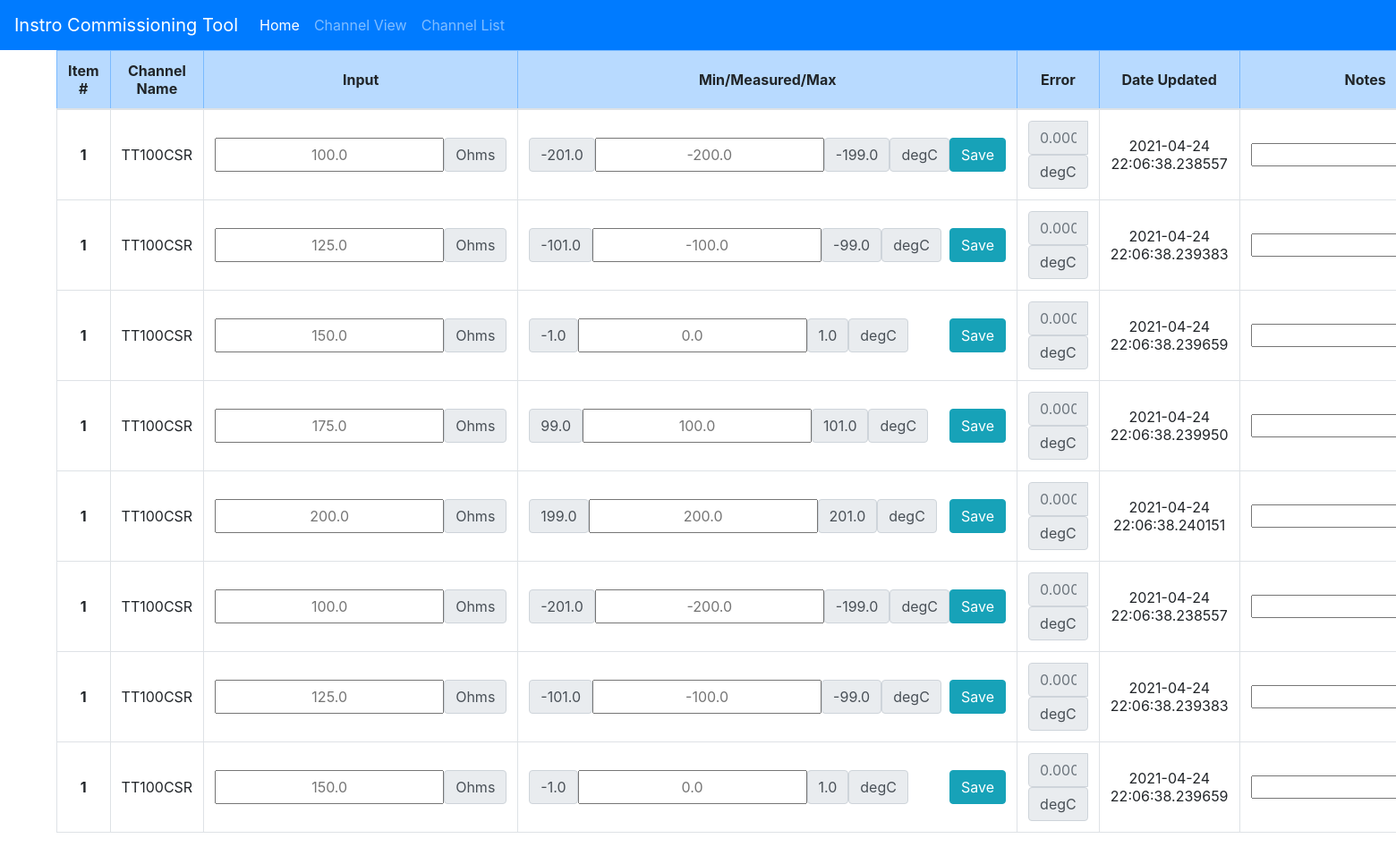
Page /channel_list on the committed database.
### app/models.py (models this page shows, shortened)
class Channel(db.Model):
	id = db.Column(db.Integer, primary_key=True)
	name = db.Column(db.String(32))
	meas_type = db.Column(db.Integer) # 0 = RTD, 1 = Pressure, 2 = Frequency, etc...
	meas_range_min = db.Column(db.Float(16))
	meas_range_max = db.Column(db.Float(16))
	meas_eu = db.Column(db.Integer) # 0 = degC, 1 = Hz, 2 = lbf, etc...
	full_scale = db.Column(db.Float(16))
	tolerance = db.Column(db.Float(8))
	tolerance_type = db.Column(db.Integer) # 0 = Units, 1 = %FS, 2 = %RDG, 3 = Custom, etc...
	input_range_min = db.Column(db.Float(16))
	input_range_max = db.Column(db.Float(16))
	input_eu = db.Column(db.Integer) # 0 = degC, 1 = Hz, 2 = lbf, etc...
	test_points = db.relationship('TestPoint', backref='channel', lazy='dynamic')
	def all_test_points(self):
		return TestPoint.query.filter_by(channel_id=self.id).all()

### app/main/routes.py (the view)
@bp.route('/channel_list', methods=['GET', 'POST'])
def channel_list():
    channel_list = Channel.query.all()
    channel_group_form = ChannelGroupForm()
    testpoint_item_list = []
    channel_item_list = []
    for channel in channel_list:
        testpoint_list = channel.all_test_points()
        channel_form = ChannelForm()
        channel_item = ChannelItem()
        for testpoint in testpoint_list:
            testpoint_form = TestPointForm()
            testpoint_form.meas_val = testpoint.meas_val
            testpoint_form.input_val = testpoint.input_val
            testpoint_form.notes = testpoint.notes
            channel_form.testpoints.append_entry(testpoint_form)
            testpoint_item = TestPointItem(
                id=channel.id,
                name=channel.name,
                input_val=testpoint.input_val,
                input_val_nom=testpoint.input_val_nom,
                testpoint_form=testpoint_form,
                input_eu=channel.input_eu,
                low_limit=testpoint.low_limit(),
                meas_val_nom=testpoint.meas_val_nom,
                meas_val=testpoint.meas_val,
                high_limit=testpoint.high_limit(),
                meas_eu=channel.meas_eu,
                date=testpoint.date
            )
            channel_item.add_testpoint(testpoint_item)
        channel_item.add_channel_form(channel_form)
        channel_item_list.append(channel_item)
        channel_group_form.channels.append_entry(channel_form)
    return render_template('channel_list.html', title='Channel List', channel_group_form=channel_group_form, units_dict=ENG_UNITS,
                            channel_item_list=channel_item_list)

### app/main/forms.py
class ChannelGroupForm(FlaskForm):
    channels = FieldList(FormField(ChannelForm))

class ChannelForm(FlaskForm):
    testpoints = FieldList(FormField(TestPointForm))

### app/main/routes.py (called while the page is built)
    def add_channel_form(self, channel_form):
        self.channel_form = channel_form

    def add_testpoint(self, testpoint_item):
        self.testpoint_items.append(testpoint_item)

### app/models.py (called while the page is built)
	def get_channel(self):
		return Channel.query.filter_by(id=self.channel_id).first()

	def calc_tolerance(self):
		ch = self.get_channel()
		tolerance = ch.tolerance
		adj_tolerance = tolerance / 100
		tol_type = ch.tolerance_type
		if tol_type == 1:
			return tolerance
		elif tol_type == 2:
			return ch.full_scale * adj_tolerance
		elif tol_type == 3:
			return self.meas_val_nom * adj_tolerance

	def low_limit(self):
		return self.meas_val_nom - self.calc_tolerance()

	def high_limit(self):
		return self.meas_val_nom + self.calc_tolerance()

### app/templates/channel_list.html (shortened to what this page needs)
{% extends "base.html" %}
{% import 'bootstrap/form.html' as wtf %}
{% block app_content %}
    <div class="container-fluid">
        <form action="" method="POST" name="channel_group_form">
            <table class="table table-hover table-bordered align-middle">
                <thead>
                    <tr class="table-primary text-center align-middle">
                        <th class="align-middle" style="width: 5%">Item #</th>
                        <th class="align-middle" style="width: 10%">Channel Name</th>
                        <th class="align-middle" style="width: 5%">Input</th>
                        <th class="align-middle" style="width: 22.5%">Min/Measured/Max</th>
                        <th class="align-middle" style="width: 15%">Error</th>
                        <th class="align-middle" style="width: 10%">Date Updated</th>
                        <th class="align-middle" style="width: 15%">Notes</th>
                    </tr>
                </thead>
                <tbody>
                    {% for channel_item in channel_item_list %}
                        {% for testpoint_item, channel_form in zip(channel_item.testpoint_items, channel_item.channel_form.testpoints) %}
                            {% include '_testpoint.html' %}
                        {% endfor %}
                    {% endfor %}
                </tbody>
            </table>
        </form>
    </div>
{% endblock %}

### app/templates/base.html (shortened to what this page needs)
{% block head %}
    {% block styles %}
        {{ bootstrap.load_css() }}
    {% endblock %}
{% endblock %}
{% block navbar %}
    <nav class="navbar navbar-expand-lg navbar-dark bg-primary">
        <a class="navbar-brand" href="{{ url_for('main.index') }}">Instro Commissioning Tool</a>
        <div class="collapse navbar-collapse" id="navbarColor01">
            <ul class="navbar-nav mr-auto">
                <li class="nav-item active">
                    <a class="nav-link" href="{{ url_for('main.index') }}">Home
                    </a>
                </li>
                <li class="nav-item">
                    <a class="nav-link" href="{{ url_for('main.channel_view') }}">Channel View</a>
                </li>
                <li class="nav-item">
                    <a class="nav-link" href="{{ url_for('main.channel_list') }}">Channel List</a>
                </li>
            </ul>
        </div>
    </nav>
{% endblock %}
{% block content %}
    <div class="container-xxl" style="margin-left: 48px;margin-right: 48px;">
        {% block app_content %}{% endblock %}
    </div>
{% endblock %}

### app/templates/_testpoint.html (shortened to what this page needs)
<tr class="text-center">
    <th scope="row" class="align-middle">{{ testpoint_item.id }}</th>
    <td class="align-middle">{{ testpoint_item.name }}</td>
    <td class="align-middle">
        <div class="row">
            <div class="col-md-12">
                <div class="input-group">
                    {{ channel_form.input_val(placeholder=testpoint_item.input_val_nom) }}
                    <span class="input-group-text">{{ units_dict[testpoint_item.input_eu] }}</span>
                </div>
            </div>
        </div>
    </td>
    <td class="align-middle">
        <div class="row">
            <div class="col-md-12">
                <div class="input-group">
                    <div class="input-group">
                        <span class="input-group-text">{{ testpoint_item.low_limit }}</span>
                        {{ channel_form.meas_val(placeholder=testpoint_item.meas_val_nom) }}
                        <span class="input-group-text">{{ testpoint_item.high_limit }}</span>
                        <span class="input-group-text">{{ units_dict[testpoint_item.meas_eu] }}</span>
                    </div>
                    <button type="button" class="btn btn-info" formaction="{{ url_for('main.save_testpoint') }}">Save</button>
                </div>
            </div>
        </div>
    </td>
    <td class="align-middle">
        <div class="row">
            <div class="col-md-12">
                <div class="input-group align-middle">
                    <input type="text" class="form-control text-center" placeholder="0.000" aria-label="Measured Error" readonly="">
                    <span class="input-group-text">{{ units_dict[testpoint_item.meas_eu] }}</span>
                </div>
            </div>
        </div>
    </td>
    <td class="align-middle">{{ testpoint_item.date }}</td>
    <td class="align-middle">
        {{ channel_form.notes() }}
    </td>
</tr>

### app/templates/_testpoint.html (style rules this page uses)
input[type="text"] { text-align: center; }
input[type="text"]::placeholder { text-align: center; }
div[class="input-group"] { flex-wrap: nowrap; }

### rows in the picture
Channel: id "1", name "TT100CSR", units_dict "Ohms", low_limit "-201.0", high_limit "-199.0", units_dict "degC", date "2021-04-24 22:06:38.238557", low_limit "-101.0", high_limit "-99.0", date "2021-04-24 22:06:38.239383", low_limit "-1.0", high_limit "1.0", date "2021-04-24 22:06:38.239659", low_limit "99.0", high_limit "101.0", date "2021-04-24 22:06:38.239950", low_limit "199.0", high_limit "201.0", date "2021-04-24 22:06:38.240151"
